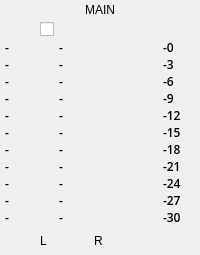
       <widget class="QWidget" name="frameVolumeMeter" native="true">
        <property name="minimumSize">
         <size>
          <width>85</width>
          <height>0</height>
         </size>
        </property>
        <property name="styleSheet">
         <string notr="true"/>
        </property>
        <layout class="QGridLayout" name="gridLayout_8">
         <property name="leftMargin">
          <number>5</number>
         </property>
         <property name="topMargin">
          <number>0</number>
         </property>
         <property name="rightMargin">
          <number>5</number>
         </property>
         <property name="bottomMargin">
          <number>1</number>
         </property>
         <property name="horizontalSpacing">
          <number>3</number>
         </property>
         <property name="verticalSpacing">
          <number>2</number>
         </property>
         <item row="3" column="1" rowspan="2">
          <widget class="QWidget" name="wLeftVolume" native="true">
           <property name="minimumSize">
            <size>
             <width>16</width>
             <height>0</height>
            </size>
           </property>
           <property name="maximumSize">
            <size>
             <width>16</width>
             <height>16777215</height>
            </size>
           </property>
           <property name="styleSheet">
            <string notr="true"/>
           </property>
          </widget>
         </item>
         <item row="3" column="5" rowspan="2">
          <layout class="QVBoxLayout" name="verticalLayout_4">
           <property name="spacing">
            <number>0</number>
           </property>
           <item>
            <widget class="QLabel" name="lb0">
             <property name="font">
              <font>
               <family>Open Sans</family>
               <pointsize>9</pointsize>
               <weight>68</weight>
               <bold>true</bold>
              </font>
             </property>
             <property name="text">
              <string>-0</string>
             </property>
            </widget>
           </item>
           <item>
            <widget class="QLabel" name="lb1">
             <property name="font">
              <font>
               <family>Open Sans</family>
               <pointsize>9</pointsize>
               <weight>68</weight>
               <bold>true</bold>
              </font>
             </property>
             <property name="text">
              <string>-3</string>
             </property>
            </widget>
           </item>
           <item>
            <widget class="QLabel" name="lb2">
             <property name="font">
              <font>
               <family>Open Sans</family>
               <pointsize>9</pointsize>
               <weight>68</weight>
               <bold>true</bold>
              </font>
             </property>
             <property name="text">
              <string>-6</string>
             </property>
            </widget>
           </item>
           <item>
            <widget class="QLabel" name="lb3">
             <property name="font">
              <font>
               <family>Open Sans</family>
               <pointsize>9</pointsize>
               <weight>68</weight>
               <bold>true</bold>
              </font>
             </property>
             <property name="text">
              <string>-9</string>
             </property>
            </widget>
           </item>
           <item>
            <widget class="QLabel" name="lb4">
             <property name="font">
              <font>
               <family>Open Sans</family>
               <pointsize>9</pointsize>
               <weight>68</weight>
               <bold>true</bold>
              </font>
             </property>
             <property name="text">
              <string>-12</string>
             </property>
            </widget>
           </item>
           <item>
            <widget class="QLabel" name="lb5">
             <property name="font">
              <font>
               <family>Open Sans</family>
               <pointsize>9</pointsize>
               <weight>68</weight>
               <bold>true</bold>
              </font>
             </property>
             <property name="text">
              <string>-15</string>
             </property>
            </widget>
           </item>
           <item>
            <widget class="QLabel" name="lb6">
             <property name="font">
              <font>
               <family>Open Sans</family>
               <pointsize>9</pointsize>
               <weight>68</weight>
               <bold>true</bold>
              </font>
             </property>
             <property name="text">
              <string>-18</string>
             </property>
            </widget>
           </item>
           <item>
            <widget class="QLabel" name="lb7">
             <property name="font">
              <font>
               <family>Open Sans</family>
               <pointsize>9</pointsize>
               <weight>68</weight>
               <bold>true</bold>
              </font>
             </property>
             <property name="text">
              <string>-21</string>
             </property>
            </widget>
           </item>
           <item>
            <widget class="QLabel" name="lb8">
             <property name="font">
              <font>
               <family>Open Sans</family>
               <pointsize>9</pointsize>
               <weight>68</weight>
               <bold>true</bold>
              </font>
             </property>
             <property name="text">
              <string>-24</string>
             </property>
            </widget>
           </item>
           <item>
            <widget class="QLabel" name="lb9">
             <property name="font">
              <font>
               <family>Open Sans</family>
               <pointsize>9</pointsize>
               <weight>68</weight>
               <bold>true</bold>
              </font>
             </property>
             <property name="text">
              <string>-27</string>
             </property>
            </widget>
           </item>
           <item>
            <widget class="QLabel" name="lb10">
             <property name="font">
              <font>
               <family>Open Sans</family>
               <pointsize>9</pointsize>
               <weight>68</weight>
               <bold>true</bold>
              </font>
             </property>
             <property name="text">
              <string>-30</string>
             </property>
            </widget>
           </item>
          </layout>
         </item>
         <item row="0" column="1" colspan="4">
          <widget class="QLabel" name="lbVolumeMain">
           <property name="minimumSize">
            <size>
             <width>0</width>
             <height>20</height>
            </size>
           </property>
           <property name="maximumSize">
            <size>
             <width>16777215</width>
             <height>20</height>
            </size>
           </property>
           <property name="styleSheet">
            <string notr="true"/>
           </property>
           <property name="text">
            <string>MAIN</string>
           </property>
           <property name="alignment">
            <set>Qt::AlignCenter</set>
           </property>
          </widget>
         </item>
         <item row="3" column="3" rowspan="2" colspan="2">
          <widget class="QWidget" name="wRightVolume" native="true">
           <property name="minimumSize">
            <size>
             <width>16</width>
             <height>0</height>
            </size>
           </property>
           <property name="maximumSize">
            <size>
             <width>16</width>
             <height>16777215</height>
            </size>
           </property>
           <property name="styleSheet">
            <string notr="true"/>
           </property>
          </widget>
         </item>
         <item row="3" column="0" rowspan="2">
          <layout class="QVBoxLayout" name="verticalLayout_3">
           <property name="spacing">
            <number>0</number>
           </property>
           <item>
            <widget class="QLabel" name="lb11">
             <property name="font">
              <font>
               <family>Open Sans</family>
               <pointsize>9</pointsize>
               <weight>68</weight>
               <bold>true</bold>
              </font>
             </property>
             <property name="text">
              <string>-</string>
             </property>
            </widget>
           </item>
           <item>
            <widget class="QLabel" name="lb12">
             <property name="font">
              <font>
               <family>Open Sans</family>
               <pointsize>9</pointsize>
               <weight>68</weight>
               <bold>true</bold>
              </font>
             </property>
             <property name="text">
              <string>-</string>
             </property>
            </widget>
           </item>
           <item>
            <widget class="QLabel" name="lb13">
             <property name="font">
              <font>
               <family>Open Sans</family>
               <pointsize>9</pointsize>
               <weight>68</weight>
               <bold>true</bold>
              </font>
             </property>
             <property name="text">
              <string>-</string>
             </property>
            </widget>
           </item>
           <item>
            <widget class="QLabel" name="lb14">
             <property name="font">
              <font>
               <family>Open Sans</family>
               <pointsize>9</pointsize>
               <weight>68</weight>
               <bold>true</bold>
              </font>
             </property>
             <property name="text">
              <string>-</string>
             </property>
            </widget>
           </item>
           <item>
            <widget class="QLabel" name="lb15">
             <property name="font">
              <font>
               <family>Open Sans</family>
               <pointsize>9</pointsize>
               <weight>68</weight>
               <bold>true</bold>
              </font>
             </property>
             <property name="text">
              <string>-</string>
             </property>
            </widget>
           </item>
           <item>
            <widget class="QLabel" name="lb16">
             <property name="font">
              <font>
               <family>Open Sans</family>
               <pointsize>9</pointsize>
               <weight>68</weight>
               <bold>true</bold>
              </font>
             </property>
             <property name="text">
              <string>-</string>
             </property>
            </widget>
           </item>
           <item>
            <widget class="QLabel" name="lb17">
             <property name="font">
              <font>
               <family>Open Sans</family>
               <pointsize>9</pointsize>
               <weight>68</weight>
               <bold>true</bold>
              </font>
             </property>
             <property name="text">
              <string>-</string>
             </property>
            </widget>
           </item>
           <item>
            <widget class="QLabel" name="lb18">
             <property name="font">
              <font>
               <family>Open Sans</family>
               <pointsize>9</pointsize>
               <weight>68</weight>
               <bold>true</bold>
              </font>
             </property>
             <property name="text">
              <string>-</string>
             </property>
            </widget>
           </item>
           <item>
            <widget class="QLabel" name="lb19">
             <property name="font">
              <font>
               <family>Open Sans</family>
               <pointsize>9</pointsize>
               <weight>68</weight>
               <bold>true</bold>
              </font>
             </property>
             <property name="text">
              <string>-</string>
             </property>
            </widget>
           </item>
           <item>
            <widget class="QLabel" name="lb20">
             <property name="font">
              <font>
               <family>Open Sans</family>
               <pointsize>9</pointsize>
               <weight>68</weight>
               <bold>true</bold>
              </font>
             </property>
             <property name="text">
              <string>-</string>
             </property>
            </widget>
           </item>
           <item>
            <widget class="QLabel" name="lb21">
             <property name="font">
              <font>
               <family>Open Sans</family>
               <pointsize>9</pointsize>
               <weight>68</weight>
               <bold>true</bold>
              </font>
             </property>
             <property name="text">
              <string>-</string>
             </property>
            </widget>
           </item>
          </layout>
         </item>
         <item row="5" column="1">
          <widget class="QLabel" name="lbVolumeL">
           <property name="minimumSize">
            <size>
             <width>0</width>
             <height>26</height>
            </size>
           </property>
           <property name="maximumSize">
            <size>
             <width>16777215</width>
             <height>26</height>
            </size>
           </property>
           <property name="styleSheet">
            <string notr="true"/>
           </property>
           <property name="text">
            <string>L</string>
           </property>
          </widget>
         </item>
         <item row="5" column="3" colspan="2">
          <widget class="QLabel" name="lbVolumeR">
           <property name="minimumSize">
            <size>
             <width>0</width>
             <height>26</height>
            </size>
           </property>
           <property name="maximumSize">
            <size>
             <width>16777215</width>
             <height>26</height>
            </size>
           </property>
           <property name="styleSheet">
            <string notr="true"/>
           </property>
           <property name="text">
            <string>R</string>
           </property>
          </widget>
         </item>
         <item row="3" column="2" rowspan="2">
          <layout class="QVBoxLayout" name="verticalLayout_2">
           <property name="spacing">
            <number>0</number>
           </property>
           <item>
            <widget class="QLabel" name="lb31">
             <property name="font">
              <font>
               <family>Open Sans</family>
               <pointsize>9</pointsize>
               <weight>68</weight>
               <bold>true</bold>
              </font>
             </property>
             <property name="text">
              <string>-</string>
             </property>
            </widget>
           </item>
           <item>
            <widget class="QLabel" name="lb32">
             <property name="font">
              <font>
               <family>Open Sans</family>
               <pointsize>9</pointsize>
               <weight>68</weight>
               <bold>true</bold>
              </font>
             </property>
             <property name="text">
              <string>-</string>
             </property>
            </widget>
           </item>
           <item>
            <widget class="QLabel" name="lb22">
             <property name="font">
              <font>
               <family>Open Sans</family>
               <pointsize>9</pointsize>
               <weight>68</weight>
               <bold>true</bold>
              </font>
             </property>
             <property name="text">
              <string>-</string>
             </property>
            </widget>
           </item>
           <item>
            <widget class="QLabel" name="lb23">
             <property name="font">
              <font>
               <family>Open Sans</family>
               <pointsize>9</pointsize>
               <weight>68</weight>
               <bold>true</bold>
              </font>
             </property>
             <property name="text">
              <string>-</string>
             </property>
            </widget>
           </item>
           <item>
            <widget class="QLabel" name="lb24">
             <property name="font">
              <font>
               <family>Open Sans</family>
               <pointsize>9</pointsize>
               <weight>68</weight>
               <bold>true</bold>
              </font>
             </property>
             <property name="text">
              <string>-</string>
             </property>
            </widget>
           </item>
           <item>
            <widget class="QLabel" name="lb25">
             <property name="font">
              <font>
               <family>Open Sans</family>
               <pointsize>9</pointsize>
               <weight>68</weight>
               <bold>true</bold>
              </font>
             </property>
             <property name="text">
              <string>-</string>
             </property>
            </widget>
           </item>
           <item>
            <widget class="QLabel" name="lb26">
             <property name="font">
              <font>
               <family>Open Sans</family>
               <pointsize>9</pointsize>
               <weight>68</weight>
               <bold>true</bold>
              </font>
             </property>
             <property name="text">
              <string>-</string>
             </property>
            </widget>
           </item>
           <item>
            <widget class="QLabel" name="lb27">
             <property name="font">
              <font>
               <family>Open Sans</family>
               <pointsize>9</pointsize>
               <weight>68</weight>
               <bold>true</bold>
              </font>
             </property>
             <property name="text">
              <string>-</string>
             </property>
            </widget>
           </item>
           <item>
            <widget class="QLabel" name="lb28">
             <property name="font">
              <font>
               <family>Open Sans</family>
               <pointsize>9</pointsize>
               <weight>68</weight>
               <bold>true</bold>
              </font>
             </property>
             <property name="text">
              <string>-</string>
             </property>
            </widget>
           </item>
           <item>
            <widget class="QLabel" name="lb29">
             <property name="font">
              <font>
               <family>Open Sans</family>
               <pointsize>9</pointsize>
               <weight>68</weight>
               <bold>true</bold>
              </font>
             </property>
             <property name="text">
              <string>-</string>
             </property>
            </widget>
           </item>
           <item>
            <widget class="QLabel" name="lb30">
             <property name="font">
              <font>
               <family>Open Sans</family>
               <pointsize>9</pointsize>
               <weight>68</weight>
               <bold>true</bold>
              </font>
             </property>
             <property name="text">
              <string>-</string>
             </property>
            </widget>
           </item>
          </layout>
         </item>
         <item row="1" column="1" colspan="4">
          <widget class="QCheckBox" name="chkMuteMain">
           <property name="minimumSize">
            <size>
             <width>0</width>
             <height>0</height>
            </size>
           </property>
           <property name="maximumSize">
            <size>
             <width>44</width>
             <height>16777215</height>
            </size>
           </property>
           <property name="styleSheet">
            <string notr="true"/>
           </property>
           <property name="text">
            <string/>
           </property>
          </widget>
         </item>
        </layout>
       </widget>
